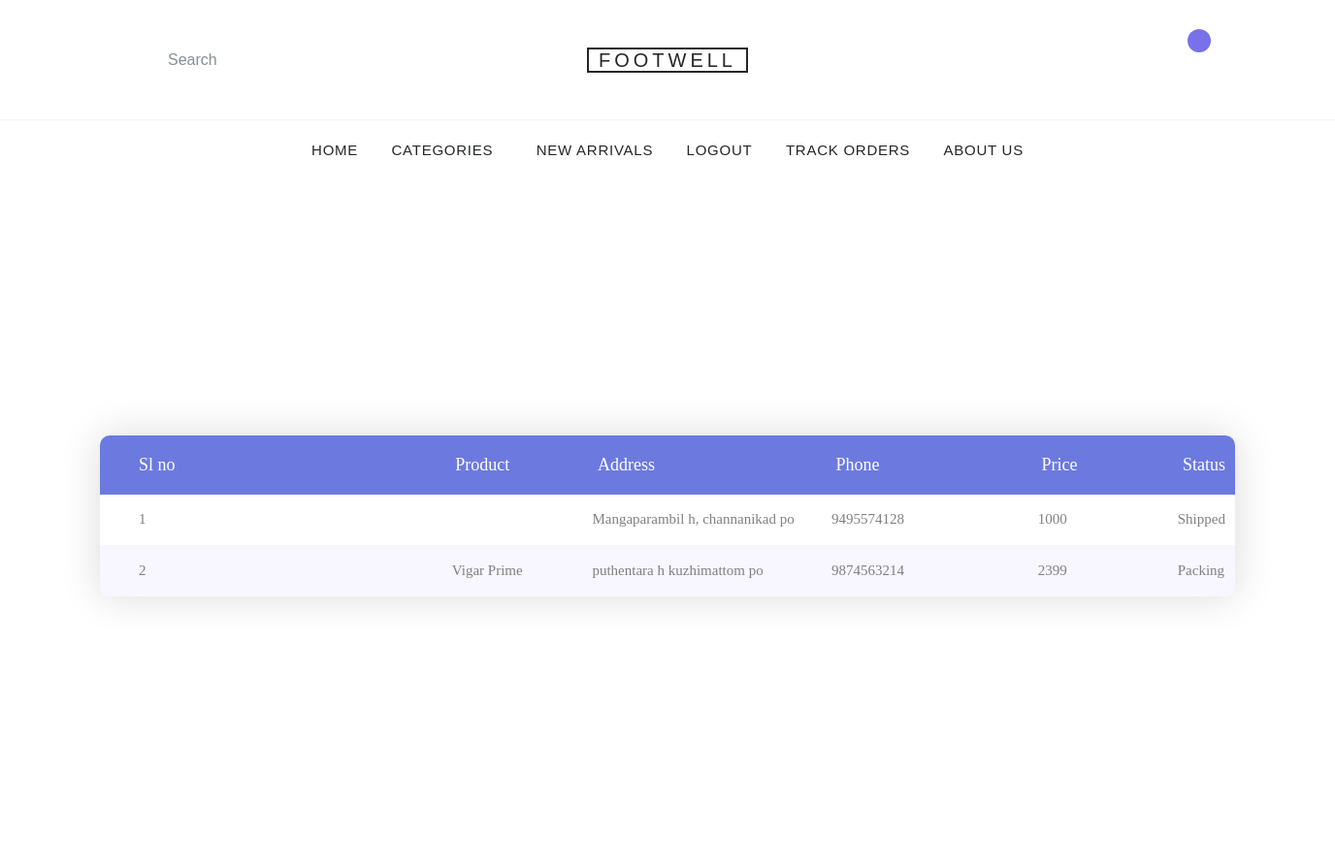
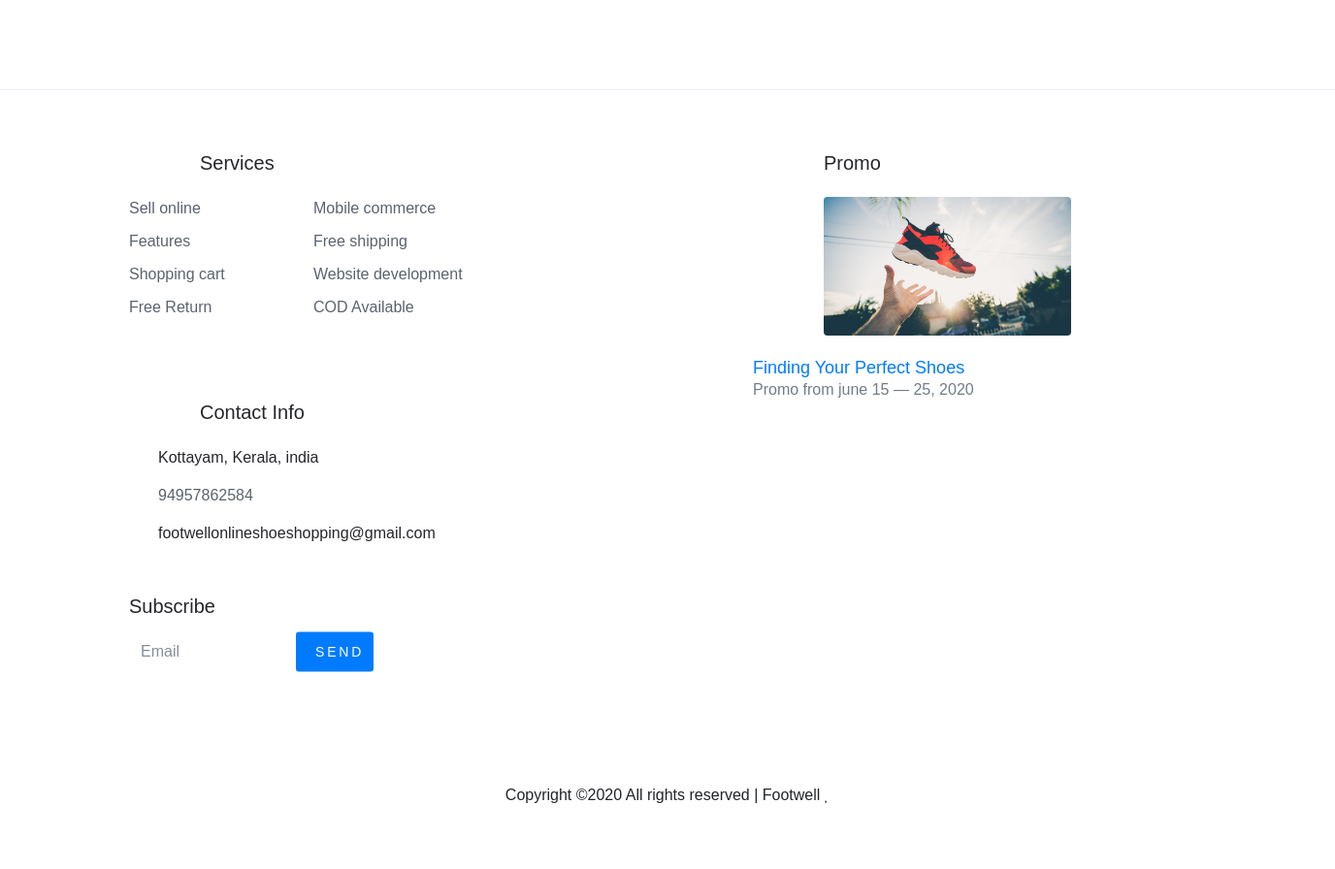
Page /tracker/ (signed in) on the committed database (2 pictures, top to bottom).
### shoeapp/models.py (models this page shows, shortened)
class Booking(models.Model):
    user_id = models.ForeignKey(Login, on_delete=models.CASCADE)
    totalprice = models.IntegerField(default=0)
    status = models.CharField(max_length=50, default='Packing')
    def __str__(self):
        return self.status

class BookingAddress(models.Model):
    booking_id = models.ForeignKey(Booking, on_delete=models.CASCADE)
    address = models.CharField(max_length=100)
    country = models.CharField(max_length=100)
    pincode = models.IntegerField(default=0)
    state = models.CharField(max_length=100)
    email = models.CharField(max_length=100)
    phone = models.IntegerField(default=0)

class Bookingitem(models.Model):
    booking_id = models.ForeignKey(Booking, on_delete=models.CASCADE)
    product_id = models.ForeignKey(Product, on_delete=models.CASCADE)

class Product(models.Model):
    productname = models.CharField(max_length=1000)
    brandname = models.CharField(max_length=100)
    material = models.CharField(max_length=100)
    colour = models.CharField(max_length=100)
    price = models.IntegerField()
    category = models.CharField(max_length=100)
    producttype = models.CharField(max_length=100)
    quantity = models.IntegerField(default=10)
    size = models.IntegerField(default=3)
    image = models.ImageField()

### shoeapp/views.py (the view)
# urls.py: path('tracker/', views.tracker, name='tracker'),
def tracker(request):
    if request.session.has_key('user_id'):
        logobj = Login.objects.get(id=request.session['user_id'])
        if Booking.objects.filter(user_id=logobj).exists():
            obj = Booking.objects.filter(user_id=logobj)
            trackobj = logobj.booking_set.all()
            print(trackobj)
            return render(request, 'tracker.html',{'books':trackobj})
        return render(request, 'tracker.html')
    return login(request)

### templates/tracker.html (shortened to what this page needs)
{% extends 'base.html' %}
{% block main %}
<!DOCTYPE html>
<html lang="en">
{% load static %}
<head>
	<link rel="stylesheet" type="text/css" href="{% static 'Table_Fixed_Header/vendor/bootstrap/css/bootstrap.min.css' %}">
	<link rel="stylesheet" type="text/css" href="{% static 'Table_Fixed_Header/fonts/font-awesome-4.7.0/css/font-awesome.min.css' %}">
	<link rel="stylesheet" type="text/css" href="{% static 'Table_Fixed_Header/vendor/animate/animate.css' %}">
	<link rel="stylesheet" type="text/css" href="{% static 'Table_Fixed_Header/vendor/select2/select2.min.css' %}">
	<link rel="stylesheet" type="text/css" href="{% static 'Table_Fixed_Header/vendor/perfect-scrollbar/perfect-scrollbar.css' %}">
	<link rel="stylesheet" type="text/css" href="{% static 'Table_Fixed_Header/css/util.css' %}">
	<link rel="stylesheet" type="text/css" href="{% static 'Table_Fixed_Header/css/main.css' %}">
</head>
<body>
	<div class="limiter">
		<div class="container-table100">
			<div class="wrap-table100">
				<div class="table100 ver1 m-b-110">
					<div class="table100-head">
						<table>
							<thead>
								<tr class="row100 head">
									<th class="cell100 column1">Sl no</th>
									<th class="cell100 column2">Product</th>
									<th class="cell100 column3">Address</th>
									<th class="cell100 column4">Phone</th>
									<th class="cell100 column5">Price</th>
                                    <th class="cell100 column5">Status</th>
								</tr>
							</thead>
						</table>
					</div>
					<div class="table100-body js-pscroll">
						<table>
							<tbody>
                            {% for book in books %}
								<tr class="row100 body">
									<td class="cell100 column1">{{ forloop.counter }}</td>
									<td class="cell100 column2">
                                        {% for b in book.bookingitem_set.all %}
                                            <li>{{ b.product_id.productname }}</li>
                                        {% endfor %}
                                    </td>
									<td class="cell100 column3">
                                        {% for b in book.bookingaddress_set.all %}
                                            <li>{{ b.address }}</li>
                                        {% endfor %}
                                    </td>
									<td class="cell100 column4">
                                        {% for b in book.bookingaddress_set.all %}
                                            <li>{{ b.phone }}</li>
                                        {% endfor %}
                                    </td>
									<td class="cell100 column5">{{ book.totalprice }}</td>
                                    <td class="cell100 column5">{{ book.status }}</td>
								</tr>
                            {% endfor %}
							</tbody>
						</table>
					</div>
				</div>
			</div>
		</div>
	</div>
</body>
</html>
{% endblock %}

### static/css/style.css (style rules this page uses)
body { line-height: 1.7; color: #8c92a0; font-weight: 300; font-size: 16px; }

### static/Table_Fixed_Header/css/main.css (style rules this page uses)
* { margin: 0px; padding: 0px; box-sizing: border-box; }
body, html { height: 100%; font-family: sans-serif; }
ul, li { margin: 0px; list-style-type: none; }
.js-pscroll { position: relative; overflow: hidden; }
.limiter { width: 1366px; margin: 0 auto; }
.container-table100 { width: 100%; min-height: 100vh; background: #fff; display: -webkit-box; display: -webkit-flex; display: -moz-box; display: -ms-flexbox; display: flex; align-items: center; justify-content: center; flex-wrap: wrap; padding: 33px 30px; }
.wrap-table100 { width: 1170px; }
.table100 { background-color: #fff; }
table { width: 100%; }
th, td { font-weight: unset; padding-right: 10px; }
.column1 { width: 33%; padding-left: 40px; }
.column2 { width: 13%; }
.column3 { width: 22%; }
.column4 { width: 19%; }
.column5 { width: 13%; }
.table100-head th { padding-top: 18px; padding-bottom: 18px; }
.table100-body td { padding-top: 16px; padding-bottom: 16px; }
.table100 { position: relative; padding-top: 60px; }
.table100-head { position: absolute; width: 100%; top: 0; left: 0; }
.table100-body { max-height: 585px; overflow: auto; }
.table100.ver1 th { font-family: Lato-Bold; font-size: 18px; color: #fff; line-height: 1.4; background-color: #6c7ae0; }
.table100.ver1 td { font-family: Lato-Regular; font-size: 15px; color: #808080; line-height: 1.4; }
.table100.ver1 .table100-body tr:nth-child(even) { background-color: #f8f6ff; }
.table100.ver1 { border-radius: 10px; overflow: hidden; box-shadow: 0 0px 40px 0px rgba(0, 0, 0, 0.15); -moz-box-shadow: 0 0px 40px 0px rgba(0, 0, 0, 0.15); -webkit-box-shadow: 0 0px 40px 0px rgba(0, 0, 0, 0.15); -o-box-shadow: 0 0px 40px 0px rgba(0, 0, 0, 0.15); -ms-box-shadow: 0 0px 40px 0px rgba(0, 0, 0, 0.15); }

### rows in the picture
Booking: totalprice "1000", status "Shipped"
BookingAddress: address "Mangaparambil h, channanikad po", phone "9495574128"
Booking: totalprice "2399", status "Packing"
Bookingitem: product_id.productname "Vigar Prime"
BookingAddress: address "puthentara h kuzhimattom po", phone "9874563214"
